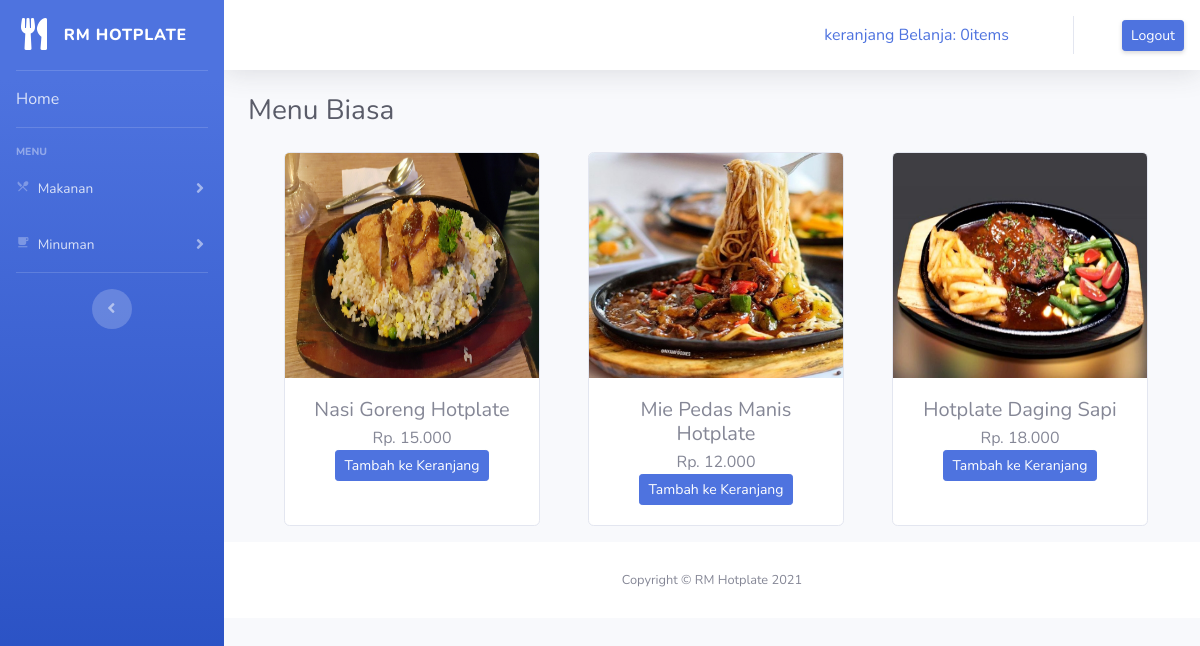
/index.php/admin/menu/menuHotplate, run on the app's committed database.
### tables this page shows
CREATE TABLE `tbl_produk` (
  `idProduk` int(50) NOT NULL,
  `jenis` varchar(225) NOT NULL,
  `namaProduk` varchar(150) NOT NULL,
  `hargaProduk` int(10) NOT NULL,
  `gambarProduk` varchar(128) NOT NULL
);

### application/controllers/admin/menu.php (called while the page is built, shortened)
<?php
class Menu extends CI_Controller
{
    public function menuHotplate()
    {
        $data['hotplate'] = $this->m_menu->data_hotplate()->result();
        $this->load->view('templates/header');
        $this->load->view('templates/side_bar');
        $this->load->view('templates/top_bar');
        $this->load->view('menu/hotplate', $data);
        $this->load->view('templates/footer');
    }
}

### index.php (called while the page is built, shortened)
<?php
require_once BASEPATH.'core/CodeIgniter.php';

### application/models/menu/m_menu.php (called while the page is built, shortened)
<?php
class M_menu extends CI_Model
{
    public function data_hotplate()
    {
        return $this->db->get_where("tbl_produk", array('jenis' => 'Menu Hotplate'));
    }
}

### application/views/menu/hotplate.php (the view)
<div class="container-fluid">
    <div class="d-sm-flex align-items-center justify-content-between mb-4">
        <h1 class="h3 mb-0 text-gray-800">Menu Biasa</h1>
    </div>
    <div class="row text-center">
        <?php foreach ($hotplate as $mn) : ?>
            <div class="card ml-5 mb-3" style="width: 16rem;">
                <img src="<?php echo base_url() . '/assets/img/' . $mn->gambarProduk ?> " ; class="card-img-top" height="225">
                <div class="card-body">
                    <h5 class="card-tittle mb-1"><?php echo $mn->namaProduk ?></h5>
                    <span class="badge-pill mb-3">Rp. <?= number_format($mn->hargaProduk, '0', ',', '.') ?></span>
                    <?php echo anchor('dashboard/tambah_ke_keranjang/' . $mn->idProduk, '<div class="btn btn-sm btn-primary">Tambah ke Keranjang</div>') ?>
                </div>
            </div>
        <?php endforeach; ?>
    </div>
</div>

### data on the page
tbl_produk: gambarProduk (picture), namaProduk "Nasi Goreng Hotplate", hargaProduk "15.000", idProduk "Tambah ke Keranjang"
tbl_produk: gambarProduk (picture), namaProduk "Mie Pedas Manis Hotplate", hargaProduk "12.000", idProduk "Tambah ke Keranjang"
tbl_produk: gambarProduk (picture), namaProduk "Hotplate Daging Sapi", hargaProduk "18.000", idProduk "Tambah ke Keranjang"

### other printed values
anchor('dashboard/detail_keranjang', $keranjang) "keranjang Belanja: 0items"
